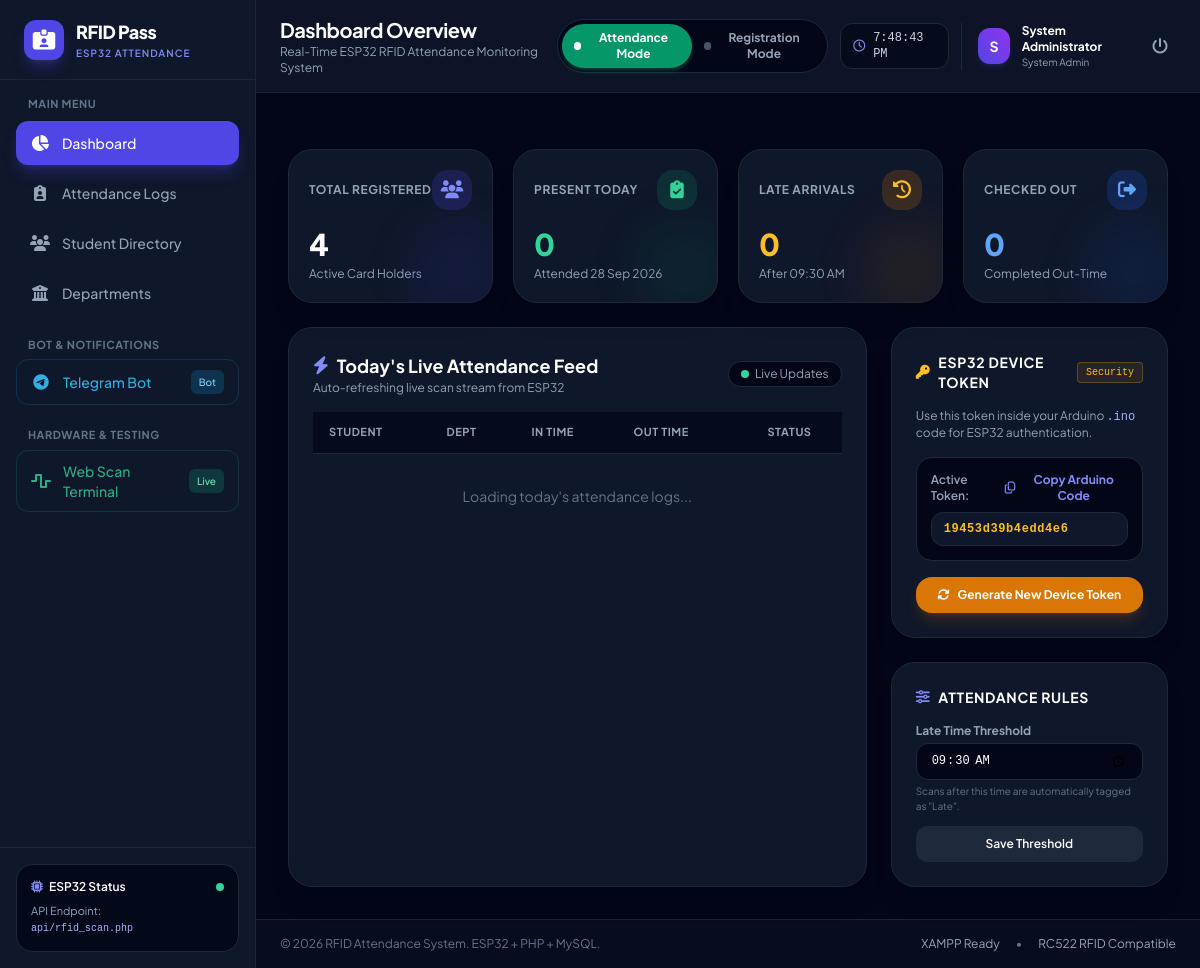
The app's page /index.php (signed in) with its own data.
### tables this page shows
CREATE TABLE IF NOT EXISTS `system_mode` (
    `id` INT PRIMARY KEY DEFAULT 1,
    `device_mode` ENUM('ATTENDANCE', 'REGISTRATION') DEFAULT 'ATTENDANCE',
    `device_token` VARCHAR(50) DEFAULT '19453d39b4edd4e6',
    `last_scanned_uid` VARCHAR(50) NULL,
    `last_scanned_at` TIMESTAMP NULL,
    `updated_at` TIMESTAMP DEFAULT CURRENT_TIMESTAMP ON UPDATE CURRENT_TIMESTAMP
);

CREATE TABLE IF NOT EXISTS `settings` (
    `id` INT AUTO_INCREMENT PRIMARY KEY,
    `setting_key` VARCHAR(50) NOT NULL UNIQUE,
    `setting_value` VARCHAR(100) NOT NULL
);

### index.php (the view, shortened to what this page needs)
<?php
require_once 'includes/header.php';
$today = date('Y-m-d');
$total_students = $pdo->query("SELECT COUNT(*) FROM students WHERE status = 'Active'")->fetchColumn();
$present_today = $pdo->query("SELECT COUNT(*) FROM attendance WHERE date = '$today'")->fetchColumn();
$late_today = $pdo->query("SELECT COUNT(*) FROM attendance WHERE date = '$today' AND status = 'Late'")->fetchColumn();
$checked_out_today = $pdo->query("SELECT COUNT(*) FROM attendance WHERE date = '$today' AND out_time IS NOT NULL")->fetchColumn();
$late_setting = $pdo->query("SELECT setting_value FROM settings WHERE setting_key = 'late_time_threshold'")->fetchColumn() ?: '09:30:00';
$mode_data = $pdo->query("SELECT * FROM system_mode WHERE id = 1 LIMIT 1")->fetch();
$active_token = $mode_data['device_token'] ?? '19453d39b4edd4e6';
?>
<div class="grid grid-cols-1 sm:grid-cols-2 lg:grid-cols-4 gap-5">
    <div class="bg-slate-900 border border-slate-800 p-5 rounded-3xl shadow-xl relative overflow-hidden group">
        <div class="absolute -right-4 -bottom-4 w-24 h-24 bg-indigo-600/10 rounded-full blur-xl group-hover:scale-150 transition-transform"></div>
        <div class="flex items-center justify-between">
            <span class="text-xs font-bold uppercase tracking-wider text-slate-400">Total Registered</span>
            <div class="w-10 h-10 rounded-2xl bg-indigo-600/20 text-indigo-400 flex items-center justify-center text-lg">
                <i class="fa-solid fa-users"></i>
            </div>
        </div>
        <div class="mt-4">
            <div id="stat-total-students" class="text-3xl font-extrabold text-white tracking-tight"><?= $total_students ?></div>
            <div class="text-xs text-slate-400 mt-1">Active Card Holders</div>
        </div>
    </div>
    <div class="bg-slate-900 border border-slate-800 p-5 rounded-3xl shadow-xl relative overflow-hidden group">
        <div class="absolute -right-4 -bottom-4 w-24 h-24 bg-emerald-600/10 rounded-full blur-xl group-hover:scale-150 transition-transform"></div>
        <div class="flex items-center justify-between">
            <span class="text-xs font-bold uppercase tracking-wider text-slate-400">Present Today</span>
            <div class="w-10 h-10 rounded-2xl bg-emerald-600/20 text-emerald-400 flex items-center justify-center text-lg">
                <i class="fa-solid fa-clipboard-check"></i>
            </div>
        </div>
        <div class="mt-4">
            <div id="stat-present-today" class="text-3xl font-extrabold text-emerald-400 tracking-tight"><?= $present_today ?></div>
            <div class="text-xs text-slate-400 mt-1">Attended <?= date('d M Y') ?></div>
        </div>
    </div>
    <div class="bg-slate-900 border border-slate-800 p-5 rounded-3xl shadow-xl relative overflow-hidden group">
        <div class="absolute -right-4 -bottom-4 w-24 h-24 bg-amber-600/10 rounded-full blur-xl group-hover:scale-150 transition-transform"></div>
        <div class="flex items-center justify-between">
            <span class="text-xs font-bold uppercase tracking-wider text-slate-400">Late Arrivals</span>
            <div class="w-10 h-10 rounded-2xl bg-amber-600/20 text-amber-400 flex items-center justify-center text-lg">
                <i class="fa-solid fa-clock-rotate-left"></i>
            </div>
        </div>
        <div class="mt-4">
            <div id="stat-late-today" class="text-3xl font-extrabold text-amber-400 tracking-tight"><?= $late_today ?></div>
            <div class="text-xs text-slate-400 mt-1">After <?= date('h:i A', strtotime($late_setting)) ?></div>
        </div>
    </div>
    <div class="bg-slate-900 border border-slate-800 p-5 rounded-3xl shadow-xl relative overflow-hidden group">
        <div class="absolute -right-4 -bottom-4 w-24 h-24 bg-blue-600/10 rounded-full blur-xl group-hover:scale-150 transition-transform"></div>
        <div class="flex items-center justify-between">
            <span class="text-xs font-bold uppercase tracking-wider text-slate-400">Checked Out</span>
            <div class="w-10 h-10 rounded-2xl bg-blue-600/20 text-blue-400 flex items-center justify-center text-lg">
                <i class="fa-solid fa-right-from-bracket"></i>
            </div>
        </div>
        <div class="mt-4">
            <div id="stat-checked-out-today" class="text-3xl font-extrabold text-blue-400 tracking-tight"><?= $checked_out_today ?></div>
            <div class="text-xs text-slate-400 mt-1">Completed Out-Time</div>
        </div>
    </div>
</div>
<div class="grid grid-cols-1 lg:grid-cols-3 gap-6">
    <div class="lg:col-span-2 bg-slate-900 border border-slate-800 rounded-3xl p-6 shadow-xl space-y-4">
        <div class="flex items-center justify-between">
            <div>
                <h2 class="text-lg font-bold text-white flex items-center gap-2">
                    <i class="fa-solid fa-bolt text-indigo-400"></i> Today's Live Attendance Feed
                </h2>
                <p class="text-xs text-slate-400">Auto-refreshing live scan stream from ESP32</p>
            </div>
            <span class="text-xs bg-slate-950 border border-slate-800 text-slate-400 px-3 py-1 rounded-full flex items-center gap-1.5">
                <span class="w-2 h-2 rounded-full bg-emerald-400 animate-ping"></span> Live Updates
            </span>
        </div>
        <div class="overflow-x-auto">
            <table class="w-full text-left border-collapse" id="live-attendance-table">
                <thead>
                    <tr class="bg-slate-950/70 border-b border-slate-800 text-[11px] font-bold uppercase tracking-wider text-slate-400">
                        <th class="py-3 px-4">Student</th>
                        <th class="py-3 px-4">Dept</th>
                        <th class="py-3 px-4">In Time</th>
                        <th class="py-3 px-4">Out Time</th>
                        <th class="py-3 px-4 text-center">Status</th>
                    </tr>
                </thead>
                <tbody id="live-table-body" class="divide-y divide-slate-800/60 text-sm">
                    <tr>
                        <td colspan="5" class="py-8 text-center text-slate-500">Loading today's attendance logs...</td>
                    </tr>
                </tbody>
            </table>
        </div>
    </div>
    <div class="space-y-6">
        <div class="bg-slate-900 border border-slate-800 rounded-3xl p-6 shadow-xl space-y-4">
            <div class="flex items-center justify-between">
                <h3 class="text-sm font-bold text-white uppercase tracking-wider flex items-center gap-2">
                    <i class="fa-solid fa-key text-amber-400"></i> ESP32 Device Token
                </h3>
                <span class="text-[10px] bg-amber-500/10 text-amber-400 border border-amber-500/30 px-2 py-0.5 rounded font-mono">Security</span>
            </div>
            <p class="text-xs text-slate-400">Use this token inside your Arduino <code class="text-indigo-300">.ino</code> code for ESP32 authentication.</p>
            <div class="bg-slate-950 p-3.5 rounded-2xl border border-slate-800 space-y-2">
                <div class="flex items-center justify-between">
                    <span class="text-xs text-slate-400 font-semibold">Active Token:</span>
                    <button onclick="copyTokenCode()" class="text-xs text-indigo-400 hover:text-indigo-300 font-bold flex items-center gap-1">
                        <i class="fa-regular fa-copy"></i> Copy Arduino Code
                    </button>
                </div>
                <div class="relative">
                    <input type="text" id="device-token-input" value="<?= htmlspecialchars($active_token) ?>" readonly
                        class="w-full px-3 py-2 bg-slate-900 border border-slate-800 rounded-xl text-amber-400 font-mono text-xs font-bold tracking-wider">
                </div>
            </div>
            <button onclick="generateNewDeviceToken()" class="w-full py-2.5 px-4 bg-amber-600 hover:bg-amber-500 text-white font-bold rounded-2xl transition flex items-center justify-center gap-2 text-xs shadow-lg shadow-amber-600/20">
                <i class="fa-solid fa-arrows-rotate"></i> Generate New Device Token
            </button>
        </div>
        <div class="bg-slate-900 border border-slate-800 rounded-3xl p-6 shadow-xl space-y-4">
            <h3 class="text-sm font-bold text-white uppercase tracking-wider flex items-center gap-2">
                <i class="fa-solid fa-sliders text-indigo-400"></i> Attendance Rules
            </h3>
            <form action="index.php" method="POST" class="space-y-3">
                <div>
                    <label class="block text-xs font-bold text-slate-400 mb-1">Late Time Threshold</label>
                    <input type="time" name="late_time_threshold" value="<?= htmlspecialchars($late_setting) ?>" required
                        class="w-full px-3.5 py-2 bg-slate-950 border border-slate-800 rounded-xl text-white font-mono text-xs focus:outline-none focus:border-indigo-500">
                    <p class="text-[10px] text-slate-500 mt-1">Scans after this time are automatically tagged as "Late".</p>
                </div>
                <button type="submit" class="w-full py-2.5 bg-slate-800 hover:bg-indigo-600 text-white font-semibold rounded-xl text-xs transition">
                    Save Threshold
                </button>
            </form>
        </div>
    </div>
</div>
<?php require_once 'includes/footer.php'; ?>

### records on screen
settings: setting_value "09:30 AM", late_time_threshold "09:30:00"
system_mode: device_token "19453d39b4edd4e6"

### other values on screen
$page_title "Dashboard Overview"
$page_subtitle "Real-Time ESP32 RFID Attendance Monitoring System"
substr($_SESSION['admin_fullname'] ?? 'A', 0, 1) "S"
$_SESSION['admin_fullname'] "System Administrator"
$total_students "4"
$present_today "0"
$late_today "0"
$checked_out_today "0"
